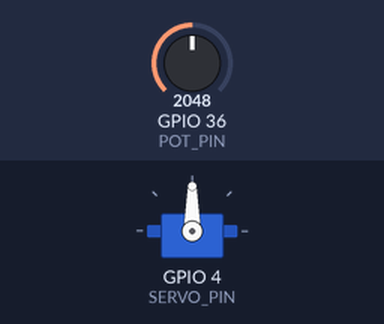
Simulated run of this sketch. Board: ESP32. Shown: servo. The inputs (shaded band) are chosen by the test bench; at power-on: GPIO 36 (POT_PIN) = 2048. What the sketch prints to the serial monitor is not drawn.

Above: at 2.2 s.
2.3 s: GPIO 36 (POT_PIN) set to 1052
At 3.4 s:
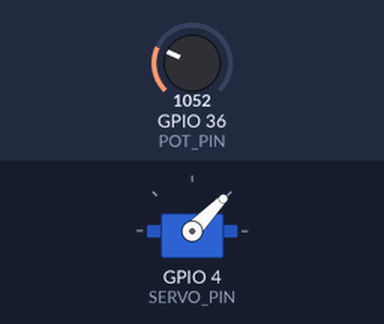
3.8 s: GPIO 36 (POT_PIN) set to 941
At 4.7 s:
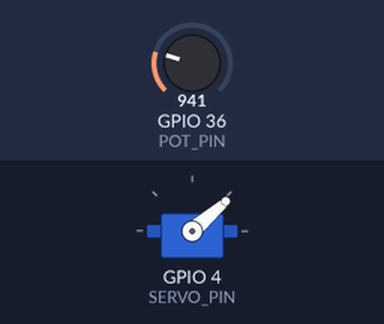
5.7 s: GPIO 36 (POT_PIN) set to 560
At 6.5 s:
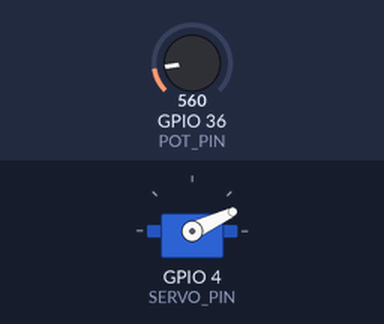
7.2 s: GPIO 36 (POT_PIN) set to 105
At 7.7 s:
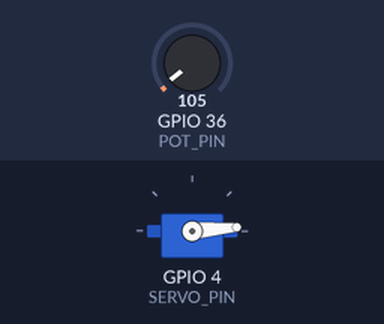
8.7 s: GPIO 36 (POT_PIN) set to 92
At 9.0 s:
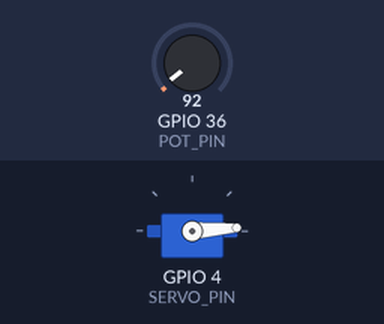
10.6 s: GPIO 36 (POT_PIN) set to 2047
At 11.2 s:
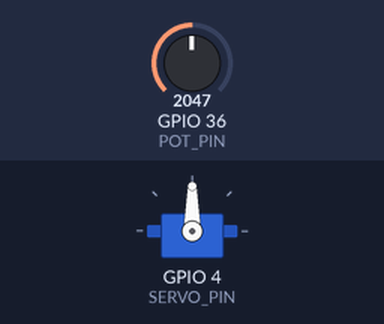
Timing chart, 0 to 13.1 s (numbered marks = the images above; inputs shaded):
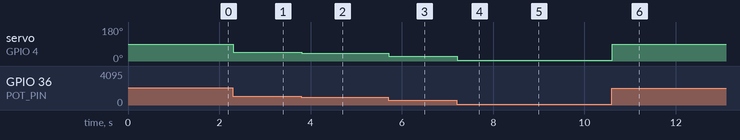

The sketch:

Servo_Test.ino
```cpp
#include <ESP32Servo.h>

// === CONFIG ===
const int SERVO_PIN = 4;
const int POT_PIN = 36;  // Make sure this is an ADC-capable pin
const int SERVO_MIN_US = 600;
const int SERVO_MAX_US = 2400;

// === Objects & State ===
Servo myServo;

void setup() {
  Serial.begin(115200);
  delay(1000);

  Serial.println("Attaching servo...");
  myServo.attach(SERVO_PIN, SERVO_MIN_US, SERVO_MAX_US);
  Serial.println("Servo attached.");
}

void loop() {
  // Read potentiometer (ADC 0–4095)
  int potValue = analogRead(POT_PIN);

  // Map pot value to microseconds for the SG90
  int servoUS = map(potValue, 0, 4095, SERVO_MIN_US, SERVO_MAX_US);

  // Clamp for safety
  servoUS = constrain(servoUS, SERVO_MIN_US, SERVO_MAX_US);

  // Move the servo
  myServo.writeMicroseconds(servoUS);

  // Debug output
  Serial.printf("Pot: %4d → Servo: %4d µs\n", potValue, servoUS);

  delay(20);  // Update ~50 Hz
}
```

Measured:
- after the input at 2.3 s, servo on GPIO 4 (SERVO_PIN): 90° → 46° at once
- after the input at 3.8 s, servo on GPIO 4 (SERVO_PIN): 46° → 41° at once
- after the input at 5.7 s, servo on GPIO 4 (SERVO_PIN): 41° → 25° at once
- after the input at 7.2 s, servo on GPIO 4 (SERVO_PIN): 25° → 5° at once
- after the input at 8.7 s, servo on GPIO 4 (SERVO_PIN): 5° → 4° at once
- after the input at 10.6 s, servo on GPIO 4 (SERVO_PIN): 4° → 90° at once
